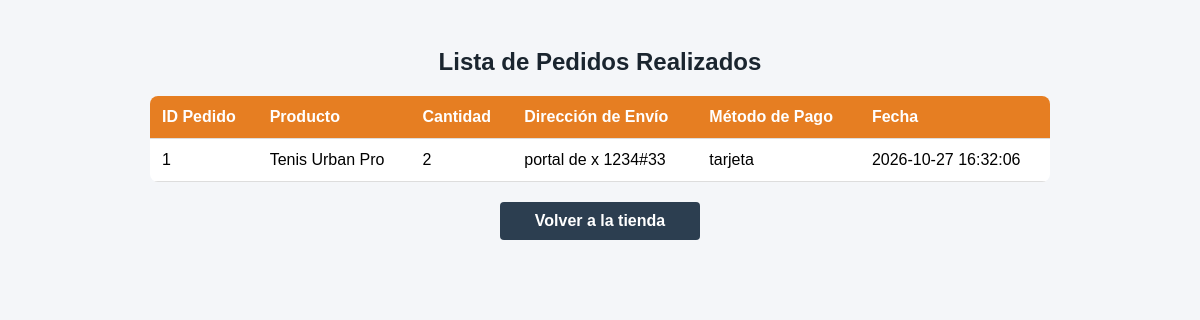
The page /ver_pedidos.php on the database its author committed.
### tables this page shows
CREATE TABLE `pedidos` (
  `id_pedido` int(11) NOT NULL,
  `id_usuario` int(11) NOT NULL,
  `id_producto` int(11) NOT NULL,
  `cantidad` int(11) NOT NULL,
  `direccion` text NOT NULL,
  `metodo_pago` varchar(50) DEFAULT NULL,
  `fecha_pedido` timestamp NOT NULL DEFAULT CURRENT_TIMESTAMP
);

CREATE TABLE `productos` (
  `id_producto` int(11) NOT NULL,
  `nombre_producto` varchar(100) NOT NULL,
  `precio` decimal(10,2) NOT NULL,
  `categoria` varchar(50) DEFAULT NULL
);

### ver_pedidos.php (the view, shortened to what this page needs)
<?php
include("conexion.php");
$sql = "SELECT p.id_pedido, pr.nombre_producto, p.cantidad, p.direccion, p.metodo_pago, p.fecha_pedido
        FROM pedidos p
        INNER JOIN productos pr ON p.id_producto = pr.id_producto
        ORDER BY p.id_pedido DESC";
$resultado = $conexion->query($sql);
?>
<!DOCTYPE html>
<html lang="es">
<head>
</head>
<body>
    <h2>Lista de Pedidos Realizados</h2>
    <table>
        <tr>
            <th>ID Pedido</th>
            <th>Producto</th>
            <th>Cantidad</th>
            <th>Dirección de Envío</th>
            <th>Método de Pago</th>
            <th>Fecha</th>
        </tr>
        <?php
        if ($resultado && $resultado->num_rows > 0) {
            while ($fila = $resultado->fetch_assoc()) {
                echo "<tr>";
                echo "<td>" . $fila['id_pedido'] . "</td>";
                echo "<td>" . htmlspecialchars($fila['nombre_producto']) . "</td>";
                echo "<td>" . $fila['cantidad'] . "</td>";
                echo "<td>" . htmlspecialchars($fila['direccion']) . "</td>";
                echo "<td>" . htmlspecialchars($fila['metodo_pago']) . "</td>";
                echo "<td>" . $fila['fecha_pedido'] . "</td>";
                echo "</tr>";
            }
        } else {
            echo "<tr><td colspan='6' style='text-align:center;'>No hay pedidos guardados aún.</td></tr>";
        }
        ?>
    </table>
    <a href="index.php" class="btn">Volver a la tienda</a>
</body>
</html>

### ver_pedidos.php (style rules this page uses)
body { font-family: Arial, sans-serif; background-color: #f4f6f9; padding: 20px; }
h2 { text-align: center; color: #1a252f; }
table { width: 100%; max-width: 900px; margin: 20px auto; border-collapse: collapse; background: #fff; border-radius: 8px; overflow: hidden; }
th, td { padding: 12px; border-bottom: 1px solid #ddd; text-align: left; }
th { background-color: #e67e22; color: white; }
.btn { display: block; width: 180px; margin: 20px auto; text-align: center; padding: 10px; background: #2c3e50; color: white; text-decoration: none; border-radius: 4px; font-weight: bold; }

### rows shown on the page
pedidos: id_pedido "1", id_producto.nombre_producto "Tenis Urban Pro", cantidad "2", direccion "portal de x 1234#33", metodo_pago "tarjeta", fecha_pedido "2026-10-27 16:32:06"
